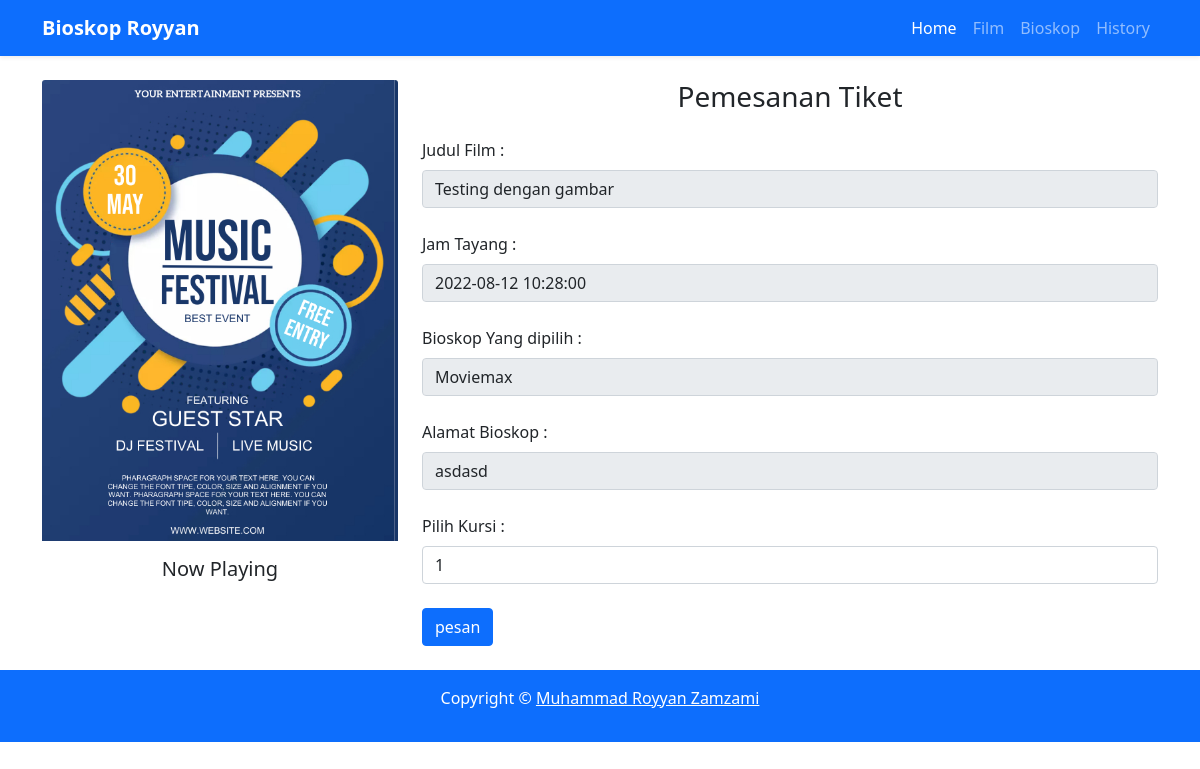
/film/pesan/4, run on the app's committed database.
### tables this page shows
CREATE TABLE `jadwal` (
  `id_jadwal` int(11) NOT NULL,
  `kd_jadwal` varchar(255) NOT NULL,
  `judul_film` int(11) NOT NULL,
  `bioskop` int(11) NOT NULL,
  `tgl_waktu_tayang` datetime NOT NULL,
  `jumlah_kursi` int(11) NOT NULL
);

CREATE TABLE `film` (
  `id_film` int(11) NOT NULL,
  `kd_film` varchar(255) NOT NULL,
  `judul_film` varchar(255) NOT NULL,
  `tgl_launc` date NOT NULL,
  `synopsys` text NOT NULL,
  `genre` varchar(100) NOT NULL,
  `poster` varchar(255) DEFAULT NULL
);

CREATE TABLE `bioskop` (
  `id_bioskop` int(11) NOT NULL,
  `kd_bioskop` varchar(255) NOT NULL,
  `nama_bioskop` varchar(255) NOT NULL,
  `kota` varchar(100) NOT NULL,
  `alamat_lengkap` text NOT NULL,
  `harga` varchar(100) NOT NULL,
  `foto` varchar(255) NOT NULL
);

### application/libraries/Template.php (called while the page is built)
<?php
class Template
{
    var $template_data = [];
    function set($name, $value)
    {
        $this->template_data[$name] = $value;
    }
    function load($template = '', $view = '', $view_data = [], $return = false)
    {
        $this->CI = &get_instance();
        $this->set('contents', $this->CI->load->view($view, $view_data, TRUE));
        return $this->CI->load->view($template, $this->template_data, $return);
    }
}

### application/controllers/Film.php (called while the page is built, shortened)
<?php
class Film extends CI_Controller
{
    public function pesan($id)
    {
        $get = $this->jadwal->get(['j.id_jadwal' => $id])->row();
        $data = array(
            'title' => 'List Film',
            'row' => $get,
        );
        $this->template->load('template', 'film/formPesan', $data);
    }
}

### index.php (called while the page is built, shortened)
<?php
require_once BASEPATH.'core/CodeIgniter.php';

### application/models/Jadwal_m.php (called while the page is built, shortened)
<?php
class Jadwal_m extends CI_Model
{
    public function get($where = null)
    {
        $this->db->select(
            'j.id_jadwal, j.judul_film as jd, j.kd_jadwal, j.bioskop, ,tgl_waktu_tayang, j.jumlah_kursi,
            f.kd_film, f.judul_film, f.tgl_launc, f.synopsys, f.genre, f.poster,
            b.kd_bioskop, b.nama_bioskop, b.kota, b.alamat_lengkap, b.harga, b.foto'
        );
        $this->db->from('jadwal as j');
        if ($where != null) {
            $this->db->where($where);
        }
        $this->db->join('film as f', 'f.id_film = j.judul_film');
        $this->db->join('bioskop as b', 'b.id_bioskop = j.bioskop');
        return $this->db->get();
    }
}

### application/views/film/formPesan.php (the view, shortened to what this page needs)
<section>
    <div class="container">
        <div class="row mb-4">
            <div class="col-md-4">
                <img src="<?= base_url() ?>assets/uploads/poster/<?= $row->poster ?>" class="card-img-top mb-3">
                <h5 class="text-center mb-4">Now Playing</h5>
            </div>
            <div class="col-md-8">
                <form action="<?= site_url('film/transaksi') ?>" method="post">
                    <h3 class="text-center mb-4">Pemesanan Tiket</h3>
                    <label for="inputPassword5" class="form-label">Judul Film :</label>
                    <input type="text" name="nama_film" id="inputPassword5" class="form-control mb-4" value="<?= $row->judul_film ?>" readonly>
                    <label for="inputPassword5" class="form-label">Jam Tayang :</label>
                    <input type="text" name="jam_tayang" id="inputPassword5" class="form-control mb-4" value="<?= $row->tgl_waktu_tayang ?>" readonly>
                    <label for="inputPassword5" class="form-label">Bioskop Yang dipilih :</label>
                    <input type="text" name="nama_bioskop" id="inputPassword5" class="form-control mb-4" value="<?= $row->nama_bioskop ?>" readonly>
                    <label for="inputPassword5" class="form-label">Alamat Bioskop :</label>
                    <input type="text" id="inputPassword5" class="form-control mb-4" value="<?= $row->alamat_lengkap ?>" readonly>
                    <label for="inputPassword5" class="form-label">Pilih Kursi :</label>
                    <select name="kursi" class="form-control mb-4">
                        <?php
                        for ($i = 1; $i <= $row->jumlah_kursi; $i++) { ?>
                            <option value="<?= $i ?>"><?= $i ?></option>
                        <?php }
                        ?>
                    </select>
                    <button type="submit" class="btn btn-primary">
                        pesan
                    </button>
                </form>
            </div>
        </div>
    </div>
</section>

### assets/style.css (style rules this page uses)
section { padding-top: 5rem; }

### data on the page
jadwal: judul_film.poster (picture), nama_film "Testing dengan gambar", jam_tayang "2022-08-12 10:28:00", nama_bioskop "Moviemax", bioskop.alamat_lengkap "asdasd"

### other printed values
form field kursi "1"
